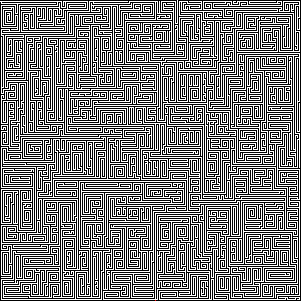
#> input picture large_maze.png, 301 x 301 px
$ python run_bfs_maze.py
#> lines starting #> are read from the running program, lines starting #| are printed output that depends on the picture
from PIL import Image

#im = Image.open("maze_bfs.png")
im = Image.open("large_maze.png")
#> im is the input picture: PIL image 301x301 RGBA; mean R, G, B, A 126.7, 126.7, 126.7, 255
print(im.format, im.size, im.mode)
#| PNG (301, 301) RGBA

pixels = im.load()

rdim, cdim = im.size
#> rdim = 301; cdim = 301

red = (255,0,0, 255)
blue = (0,0,255, 255)
white = (255,255,255, 255)
black = (0,0,0, 255)

def run_bfs(pixels,rdim, cdim):
#> called with rdim = 301, cdim = 301
    Q = [((0,1),)]
    while Q != []:
        path = Q.pop(0)
        curr = path[-1]
        for dr, dc in [(1,0),(0,1),(-1,0),(0,-1)]:
            new = curr[0] + dr, curr[1] + dc
            if  new[0] < rdim and new[1] < cdim and new[0]  >= 0 and new[1] >= 0:
                if pixels[new[0],new[1]] == red:
                    return path+(new,)
                elif pixels[new[0],new[1]] == white:
                    if new not in path:
                        new_path = path+(new,)
                        Q.append(new_path)
    return None

pos = run_bfs(pixels,rdim,cdim)
#> pos = 2539 pairs, first value 0 to 185, second value 1 to 300

for r,c in pos:
    pixels[r,c] = blue
#> this loop made 2539 passes
#> (r, c) on passes 1 to 3: (0, 1), (1, 1), (2, 1)

# im.show()
im.save("bfs_out_lg.png")
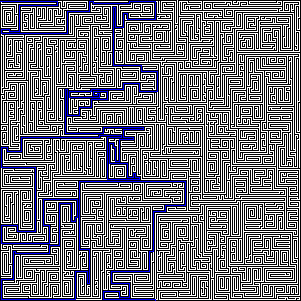
#> saved as bfs_out_lg.png: PIL image 301x301 RGBA; mean R, G, B, A 119.5, 119.5, 126.7, 255
#im.save("bfs_out.png")
